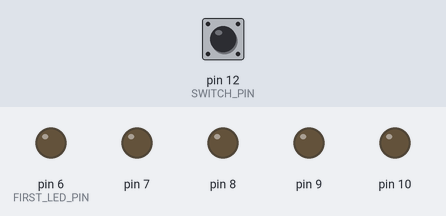
Recording of a sketch running on a simulated Arduino Uno, built with avr-gcc and run on an emulated ATmega328P. Shown: output pins drawn as LEDs (lit = HIGH). The test bench sets the inputs (shaded band); at power-on: pin 12 (SWITCH_PIN) HIGH.

Above: at 1.2 s.
1.3 s: pin 12 (SWITCH_PIN) pulled LOW for 0.15 s
At 1.8 s:
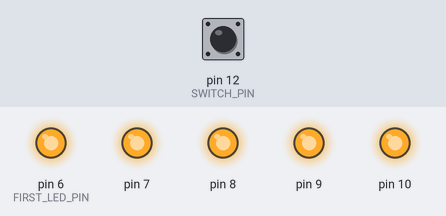
2.9 s: pin 12 (SWITCH_PIN) pulled LOW for 1 s
At 6.6 s:
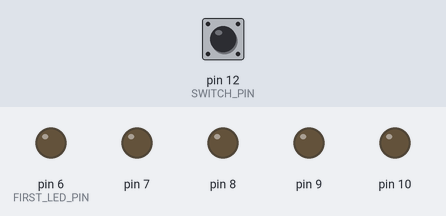
6.9 s: pin 12 (SWITCH_PIN) pulled LOW for 0.15 s
At 8.7 s:
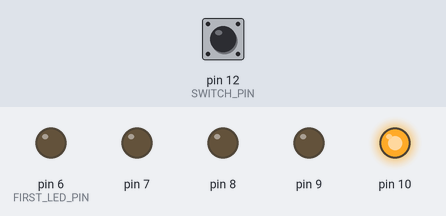
10.0 s: pin 12 (SWITCH_PIN) pulled LOW for 3.2 s
At 12.4 s:
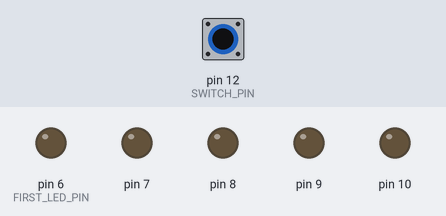
Timing chart, 0 to 15.7 s (numbered marks = the images above; inputs shaded):
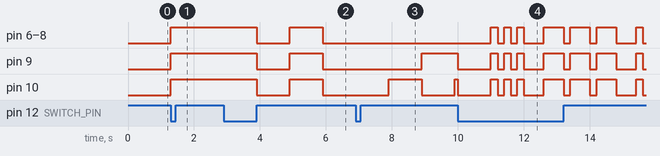

Measured:
- after the input at 1.3 s, pin 6 (FIRST_LED_PIN), pin 7–10: LOW → HIGH at once
- after the input at 2.9 s, pin 6 (FIRST_LED_PIN), pin 7–10: HIGH → LOW after 1.0 s, → HIGH 1.0 s later, → LOW 1.0 s later
- after the input at 6.9 s, pin 6 (FIRST_LED_PIN), pin 7, pin 8: stops changing and stays LOW
- after the input at 10.0 s, pin 6 (FIRST_LED_PIN): LOW → HIGH after 1.0 s, → LOW 0.20 s later, → HIGH 0.20 s later, → LOW 0.20 s later, … (14 changes in this stretch)

The sketch:

bikelights.ino
```cpp
/* BIKELIGHTS - KEVIN KELLAR - January 17, 2017
 *  This program utilizes four, five, or six LEDs to act as
 *  bikelights with five different modes, which can be cycled
 *  through be pressing a pushbutton on the breadboard.
 *
 *  The five states (0,1,2,3,4) are:
 *    -State 0: All the lights are on
 *    -State 1: All the lights are off
 *    -State 2: The lights alternate on and off each second
 *    -State 3: The lights count in binary, incrementing by one each half-second
 *    -State 4: The lights signal "SOS" in morse code
 *
 *  The arduino should be set up with the following hardware:
 *    - Five LEDs should be hooked to digital pins 6-10
 *    - A pushbutton should toggle input to digital pin 12
 *    	> Using a pull-up or pull-down resistor circuit
 */
const int SWITCH_PIN = 12;
const int FIRST_LED_PIN = 6;
const int NO_LEDS = 5;
const int DOWN_THRESHOLD_MILLIS = 100;
int pressCount = 0;
long changeStartTime = 0;
int currState = 0;
int loopCount = -1;
boolean fLP = false;
long stateStartTime = 0;
boolean state2FlashState = false;

void setup()
{
	pinMode(SWITCH_PIN, INPUT_PULLUP);
	for(int i = 0; i < NO_LEDS; i++)
		pinMode((FIRST_LED_PIN + i), OUTPUT);

}
void loop()
{
	switchPressIncrementSpotlight();
	if(loopCount != pressCount)
	{
		fLP = true;
		loopCount = pressCount;
	}
	int mod = pressCount % 5;
	if(fLP == true && mod == 0)
		for(int i = 0; i < NO_LEDS; i++)
			digitalWrite((FIRST_LED_PIN + i), LOW);
	if(fLP == true && mod == 1)
		for(int i = 0; i < NO_LEDS; i++)
			digitalWrite((FIRST_LED_PIN + i), HIGH);
	if((mod == 2 || mod == 3 || mod == 4) &&
			fLP == true)
	{
		stateStartTime = millis();
		state2FlashState = true;
	}
	if(mod == 2 && millis() - stateStartTime > 1000 &&
			state2FlashState == false)
	{
		for(int i = 0; i < NO_LEDS; i++)
			digitalWrite((FIRST_LED_PIN + i), HIGH);
		stateStartTime = millis();
		state2FlashState = true;
	}
	if(mod == 2 && millis() - stateStartTime > 1000 &&
			state2FlashState == true)
	{
		for(int i = 0; i < NO_LEDS; i++)
			digitalWrite((FIRST_LED_PIN + i), LOW);
		stateStartTime = millis();
		state2FlashState = false;
	}
	if(mod == 3)
	{
    float num = (pressCount -3)/5;
    float power = pow(2,-num);
    float divv = 1000 * power;
		float count =
				(millis() - stateStartTime) / divv;
		for (int i = 0; i < NO_LEDS; i++)
		{
			float inverse = NO_LEDS-(i+1);
			float power = pow(2,inverse);
			int realPower = round(power);
			int num = count / realPower;
			if(count >= realPower)
				count -= realPower;
			if(num == 1)
				digitalWrite(FIRST_LED_PIN+i,HIGH);
			else
				digitalWrite(FIRST_LED_PIN+i,LOW);
		}
	}
	if(mod == 4)
	{
		float timePassed = (millis() - stateStartTime);
		float count = timePassed / 200;
		int intCount = (int) count;
		int sosMod = (intCount % 37)+1;
		if(sosMod <= 5 ||
				sosMod >= 33 ||
				(sosMod <= 13 && (sosMod % 2 == 1 || sosMod == 12)) ||
				sosMod == 17 ||
				sosMod == 21 ||
				(sosMod >= 25 && sosMod <= 27) ||
				((sosMod >= 27 && sosMod <= 33) && sosMod % 2 == 1) )
			for(int i = 0; i < NO_LEDS; i++)
				digitalWrite((FIRST_LED_PIN + i), LOW);
		else
			for(int i = 0; i < NO_LEDS; i++)
				digitalWrite((FIRST_LED_PIN + i), HIGH);

	}
	fLP = false;
}

void switchPressIncrementSpotlight()
{

	long time = millis();
	int newState = readSwitchState();
	if (newState == currState)
		return;
	if(currState == HIGH &&
			time - changeStartTime >
	DOWN_THRESHOLD_MILLIS)
		pressCount++;
	if(time - changeStartTime <
			DOWN_THRESHOLD_MILLIS)
		return;
	changeStartTime = time;
	currState = newState;

}


int readSwitchState()
{
	int init = digitalRead(SWITCH_PIN);
	return init;
}
```
